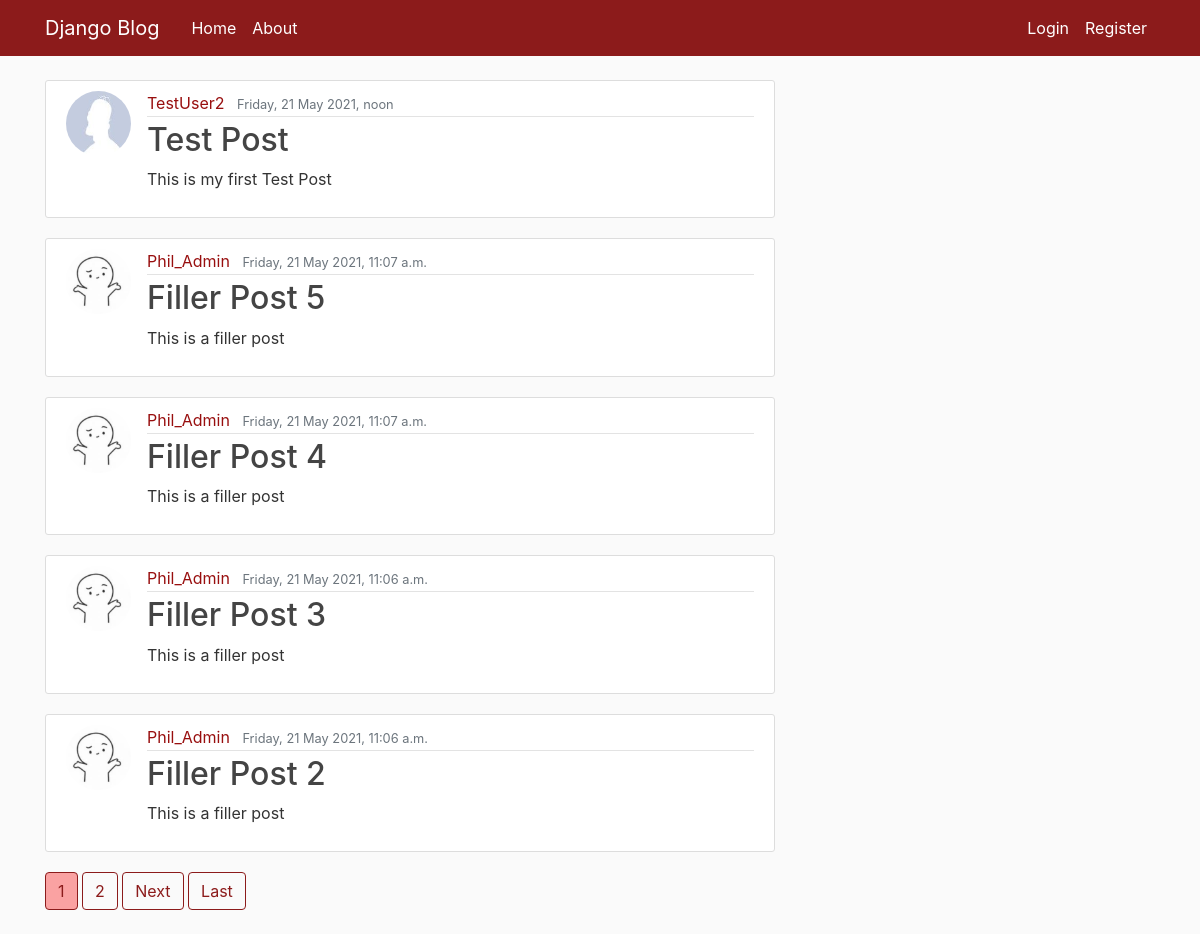
The page / on the database its author committed.
### blog/models.py (models this page shows, shortened)
class Post(models.Model):
    title = models.CharField(max_length=100)
    content = models.TextField()
    date_posted = models.DateTimeField(default=timezone.now)
    author = models.ForeignKey(User, on_delete=models.CASCADE)

### users/models.py (models this page shows, shortened)
class Profile(models.Model):
    user = models.OneToOneField(User, on_delete=models.CASCADE)
    bio = models.CharField(max_length=100)
    image = models.ImageField(default='default.jpg', upload_to='profile_pics')

### blog/views.py (the view)
# urls.py: path('', PostListView.as_view(), name='blog-home'),
class PostListView(ListView):
    model = Post
    template_name = 'blog/home.html'
    context_object_name = 'posts'
    ordering = ['-date_posted']
    paginate_by = 5

### blog/templates/Blog/home.html (shortened to what this page needs)
{% extends "blog/base.html" %}
{% block content %}
    {% for post in posts %}
        <article class="media content-section">
            <img class="rounded-circle article-img" src="{{ post.author.profile.image.url }}" alt="">
            <div class="media-body">
                <div class="article-metadata">
                    <a class="mr-2" href="{% url 'user-posts' post.author.username %}" style="color: #980F0F">{{ post.author }}</a>
                    <small class="text-muted">{{ post.date_posted|date:"l, d F Y, P" }}</small>
                </div>
                <h2><a class="article-title" href="{% url 'post-detail' post.id %}">{{ post.title }}</a></h2>
                <p class="article-content">{{ post.content }}</p>
            </div>
        </article>
    {% endfor %}
    {% if is_paginated %}
        {% for num in page_obj.paginator.page_range %}
            {% if page_obj.number == num %}
                <a class="btn btn-info mb-4" style="border-color: #8C1B1B; color: #8C1B1B; background-color: #FAA2A2" href="?page={{ num }}">{{ num }}</a>
                {% elif num > page_obj.number|add:'-3' and num < page_obj.number|add:'3' %}
                    <a class="btn btn-outline-info mb-4" style="border-color: #8C1B1B; color: #8C1B1B" href="?page={{ num }}">{{ num }}</a>
            {% endif %}
        {% endfor %}
        {% if page_obj.has_next %}
            <a class="btn btn-outline-info mb-4" style="border-color: #8C1B1B; color: #8C1B1B" href="?page={{ page_obj.next_page_number }}">Next</a>
            <a class="btn btn-outline-info mb-4" style="border-color: #8C1B1B; color: #8C1B1B" href="?page={{ page_obj.paginator.num_pages }}">Last</a>
        {% endif %}
    {% endif %}
{% endblock content %}

### blog/templates/Blog/base.html (shortened to what this page needs)
{% load static %}
<!DOCTYPE html>
<html lang="en">
<head>
    <link rel="stylesheet" href="https://maxcdn.bootstrapcdn.com/bootstrap/4.0.0/css/bootstrap.min.css">
    <link rel="stylesheet" type="text/css" href="{% static 'blog/main.css' %}">
</head>
<body>
<header class="site-header">
    <nav class="navbar navbar-expand-md navbar-dark bg-steel fixed-top">
        <div class="container">
            <a class="navbar-brand mr-4" href="{% url 'blog-home' %}">Django Blog</a>
            <div class="collapse navbar-collapse" id="navbarToggle">
                <div class="navbar-nav mr-auto">
                    <a class="nav-item nav-link" href="{% url 'blog-home' %}">Home</a>
                    <a class="nav-item nav-link" href="{% url 'blog-about' %}">About</a>
                </div>
                <div class="navbar-nav">
                    {% if user.is_authenticated %}
                         <a class="nav-item nav-link" href="{% url 'post-create' %}">New Post</a>
                         <a class="nav-item nav-link" href="{% url 'profile' %}">Profile</a>
                         <a class="nav-item nav-link" href="{% url 'logout' %}">Logout</a>
                    {% else %}
                        <a class="nav-item nav-link" href="{% url 'login' %}">Login</a>
                        <a class="nav-item nav-link" href="{% url 'logout' %}">Register</a>
                    {% endif %}
                </div>
            </div>
        </div>
    </nav>
</header>
<main role="main" class="container">
    <div class="row">
        <div class="col-md-8">
            {% block content %}{% endblock %}
        </div>
    </div>
</main>
</body>
</html>

### blog/Static/Blog/main.css (style rules this page uses)
body { background: #fafafa; color: #333333; margin-top: 5rem; }
h1, h2, h3, h4, h5, h6 { color: #444444; }
.bg-steel { background-color: #8C1B1B; }
.site-header .navbar-nav .nav-link { color: #ffffff; }
.content-section { background: #ffffff; padding: 10px 20px; border: 1px solid #dddddd; border-radius: 3px; margin-bottom: 20px; }
.article-title { color: #444444; }
.article-content { white-space: pre-line; }
.article-img { height: 65px; width: 65px; margin-right: 16px; }
.article-metadata { padding-bottom: 1px; margin-bottom: 4px; border-bottom: 1px solid #e3e3e3 }

### rows shown on the page
Post: author.profile.image (placeholder picture), author "TestUser2", date_posted "Friday, 21 May 2021, noon", title "Test Post", content "This is my first Test Post"
Post: author.profile.image (picture), author "Phil_Admin", date_posted "Friday, 21 May 2021, 11:07 a.m.", title "Filler Post 5", content "This is a filler post"
Post: author.profile.image (picture), author "Phil_Admin", date_posted "Friday, 21 May 2021, 11:07 a.m.", title "Filler Post 4", content "This is a filler post"
Post: author.profile.image (picture), author "Phil_Admin", date_posted "Friday, 21 May 2021, 11:06 a.m.", title "Filler Post 3", content "This is a filler post"
Post: author.profile.image (picture), author "Phil_Admin", date_posted "Friday, 21 May 2021, 11:06 a.m.", title "Filler Post 2", content "This is a filler post"

### other values the page prints
{{ num }} "1"
{{ num }} "2"
